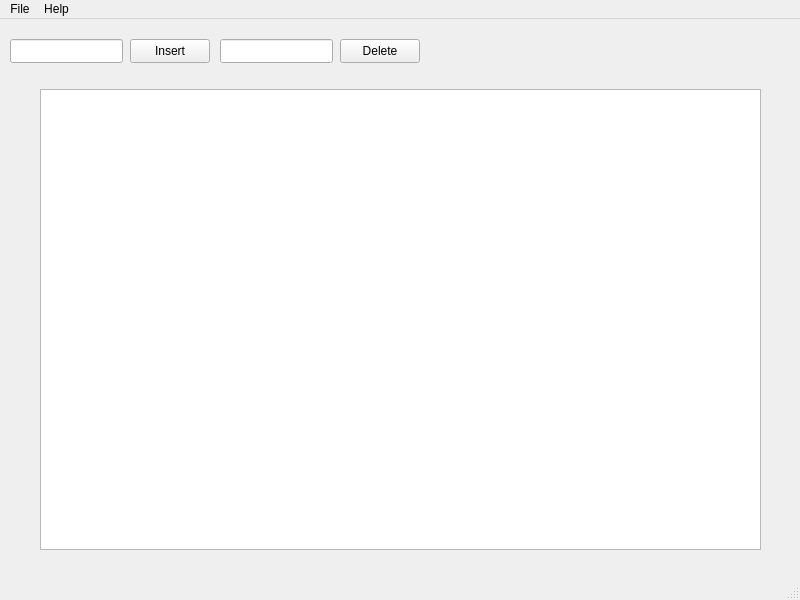
<?xml version="1.0" encoding="UTF-8"?>
<ui version="4.0">
 <class>MainWindow</class>
 <widget class="QMainWindow" name="MainWindow">
  <property name="geometry">
   <rect>
    <x>0</x>
    <y>0</y>
    <width>800</width>
    <height>600</height>
   </rect>
  </property>
  <property name="windowTitle">
   <string>MainWindow</string>
  </property>
  <widget class="QWidget" name="centralwidget">
   <widget class="QLineEdit" name="lineEdit_Insert">
    <property name="geometry">
     <rect>
      <x>10</x>
      <y>20</y>
      <width>113</width>
      <height>24</height>
     </rect>
    </property>
   </widget>
   <widget class="QPushButton" name="insertButton">
    <property name="geometry">
     <rect>
      <x>130</x>
      <y>20</y>
      <width>80</width>
      <height>24</height>
     </rect>
    </property>
    <property name="text">
     <string>Insert</string>
    </property>
   </widget>
   <widget class="QLineEdit" name="lineEdit_Delete">
    <property name="geometry">
     <rect>
      <x>220</x>
      <y>20</y>
      <width>113</width>
      <height>24</height>
     </rect>
    </property>
    <property name="text">
     <string/>
    </property>
   </widget>
   <widget class="QPushButton" name="deleteButton">
    <property name="geometry">
     <rect>
      <x>340</x>
      <y>20</y>
      <width>80</width>
      <height>24</height>
     </rect>
    </property>
    <property name="text">
     <string>Delete</string>
    </property>
   </widget>
   <widget class="QGraphicsView" name="graphicsView">
    <property name="geometry">
     <rect>
      <x>40</x>
      <y>70</y>
      <width>721</width>
      <height>461</height>
     </rect>
    </property>
   </widget>
  </widget>
  <widget class="QMenuBar" name="menubar">
   <property name="geometry">
    <rect>
     <x>0</x>
     <y>0</y>
     <width>800</width>
     <height>22</height>
    </rect>
   </property>
   <widget class="QMenu" name="menuFile">
    <property name="title">
     <string>File</string>
    </property>
    <addaction name="actionInsert_file"/>
    <addaction name="actionExit"/>
   </widget>
   <widget class="QMenu" name="menuHelp">
    <property name="title">
     <string>Help</string>
    </property>
    <addaction name="actionAbout"/>
    <addaction name="actionHelp"/>
   </widget>
   <addaction name="menuFile"/>
   <addaction name="menuHelp"/>
  </widget>
  <widget class="QStatusBar" name="statusbar"/>
  <action name="actionInsert_file">
   <property name="text">
    <string>Insert file</string>
   </property>
  </action>
  <action name="actionExit">
   <property name="text">
    <string>Exit</string>
   </property>
  </action>
  <action name="actionAbout">
   <property name="text">
    <string>About</string>
   </property>
  </action>
  <action name="actionHelp">
   <property name="text">
    <string>Help</string>
   </property>
  </action>
 </widget>
 <resources/>
 <connections/>
</ui>
